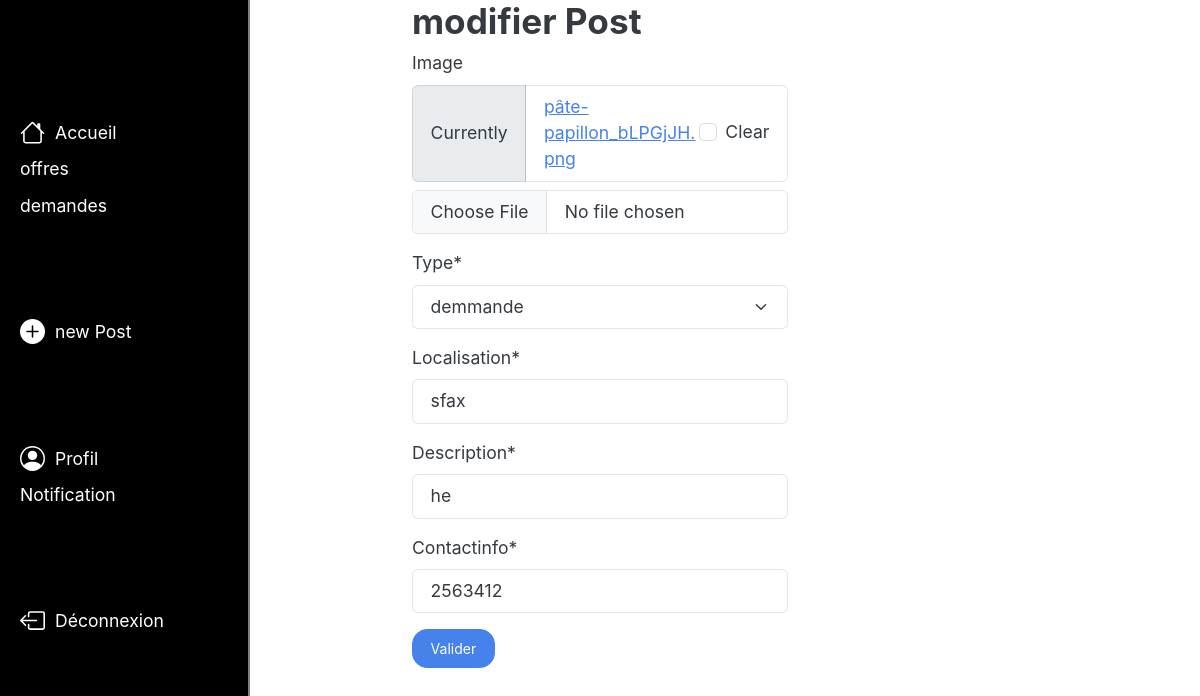
The app's page /StudenHelp/111/Modifier_Logement/ with its own data.
### StudenHelp/models.py (models this page shows, shortened)
class Poste(models.Model):
    image = models.ImageField(blank=True)
    type = models.IntegerField(default=0, choices=tp)
    date = models.DateTimeField(auto_now_add=True)
    uc = models.ForeignKey(User, on_delete=models.CASCADE)
    class Meta:
        ordering = ['-date']

class Logement(Poste):
    localisation = models.CharField(max_length=255)
    description = models.CharField(max_length=255)
    contactinfo = models.CharField(max_length=255)

### StudenHelp/views.py (the view)
# urls.py: path('<int:pk>/Modifier_Logement/', ModifierLogement.as_view(), name='modifier_Logement'),
class ModifierLogement(UpdateView):
    model = Logement
    template_name = 'Modifier_Logement.html'
    form_class = LogementForm
    success_url = reverse_lazy('profile')

### StudenHelp/forms.py
class LogementForm(forms.ModelForm):
    helper = FormHelper()
    helper.form_method = 'POST'
    helper.add_input(Submit('submit', 'Valider', css_class='btn-primary'))
    class Meta:
        model = Logement
        fields = ['image', 'type', 'localisation', 'description', 'contactinfo']

### StudenHelp/templates/Modifier_Logement.html (shortened to what this page needs)
{% extends 'base.html' %} {% load crispy_forms_tags %} {% block content %}
<head>
  <link
    rel="stylesheet"
    type="text/css"
    href="https://bootswatch.com/5/litera/bootstrap.min.css"
  />
</head>
<div class="container">
  <h2>modifier Post</h2>
  {% csrf_token %} {% crispy form %}
</div>
{% endblock %}

### StudenHelp/templates/Modifier_Logement.html (style rules this page uses)
.container { width: 400px; margin: 0 auto; }

### records on screen
Logement: localisation "sfax", description "he", contactinfo "2563412"
